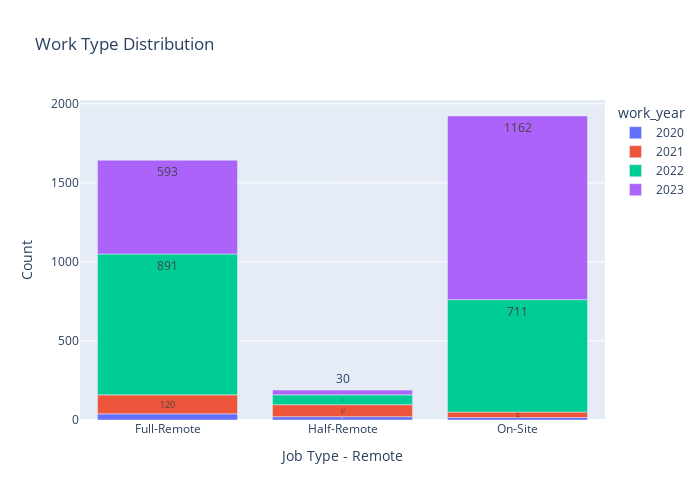

Notebook code cell kept with this figure:
### Markdown cell above
Next, let's check the demand for jobs based on the `remote_ratio` criteria.

### Code cell
# group of remote_ratio
remote = df_salary.groupby(['work_year','remote_ratio'])['company_size'].count().reset_index()

# plot the graph
remote = px.bar(
    remote, 
    x="remote_ratio", 
    y="company_size",
    color="work_year",
    text_auto=True, 
    title="Work Type Distribution",
    width=700,
    height=500)

# show the graph
remote.update_layout(
    xaxis_title="Job Type - Remote",
    yaxis_title="Count")
remote.show()

### Figure 1 — Plotly figure (JSON) as saved in the notebook; plotly's stock layout.template omitted (floating-point values rounded to 4 significant figures)
{"data": [{"alignmentgroup": "True", "hovertemplate": "work_year=2020<br>remote_ratio=%{x}<br>company_size=%{y}<extra></extra>", "legendgroup": "2020", "marker": {"color": "#636efa", "pattern": {"shape": ""}}, "name": "2020", "offsetgroup": "2020", "orientation": "v", "showlegend": true, "textposition": "auto", "texttemplate": "%{y}", "type": "bar", "x": ["Full-Remote", "Half-Remote", "On-Site"], "xaxis": "x", "y": [39, 21, 16], "yaxis": "y"}, {"alignmentgroup": "True", "hovertemplate": "work_year=2021<br>remote_ratio=%{x}<br>company_size=%{y}<extra></extra>", "legendgroup": "2021", "marker": {"color": "#EF553B", "pattern": {"shape": ""}}, "name": "2021", "offsetgroup": "2021", "orientation": "v", "showlegend": true, "textposition": "auto", "texttemplate": "%{y}", "type": "bar", "x": ["Full-Remote", "Half-Remote", "On-Site"], "xaxis": "x", "y": [120, 76, 34], "yaxis": "y"}, {"alignmentgroup": "True", "hovertemplate": "work_year=2022<br>remote_ratio=%{x}<br>company_size=%{y}<extra></extra>", "legendgroup": "2022", "marker": {"color": "#00cc96", "pattern": {"shape": ""}}, "name": "2022", "offsetgroup": "2022", "orientation": "v", "showlegend": true, "textposition": "auto", "texttemplate": "%{y}", "type": "bar", "x": ["Full-Remote", "Half-Remote", "On-Site"], "xaxis": "x", "y": [891, 62, 711], "yaxis": "y"}, {"alignmentgroup": "True", "hovertemplate": "work_year=2023<br>remote_ratio=%{x}<br>company_size=%{y}<extra></extra>", "legendgroup": "2023", "marker": {"color": "#ab63fa", "pattern": {"shape": ""}}, "name": "2023", "offsetgroup": "2023", "orientation": "v", "showlegend": true, "textposition": "auto", "texttemplate": "%{y}", "type": "bar", "x": ["Full-Remote", "Half-Remote", "On-Site"], "xaxis": "x", "y": [593, 30, 1162], "yaxis": "y"}], "layout": {"barmode": "relative", "height": 500, "legend": {"title": {"text": "work_year"}, "tracegroupgap": 0}, "title": {"text": "Work Type Distribution"}, "width": 700, "xaxis": {"anchor": "y", "domain": [0, 1], "title": {"text": "Job Type - Remote"}}, "yaxis": {"anchor": "x", "domain": [0, 1], "title": {"text": "Count"}}}}
